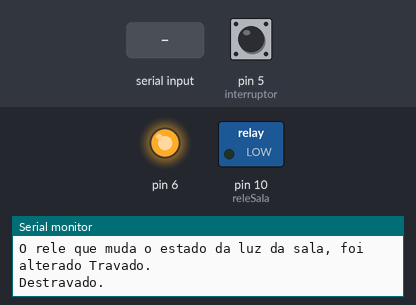
Bench run of a sketch on a simulated Arduino Uno, built with avr-gcc and run on an emulated ATmega328P. Shown: switched loads named in the sketch (green lamp = pin HIGH), output pins drawn as LEDs (lit = HIGH), the last lines printed to the serial monitor. The inputs (shaded band) are chosen by the test bench; at power-on: pin 5 (interruptor) LOW.

Above: at 1.2 s.
1.3 s: "d" received over Serial
At 1.7 s:
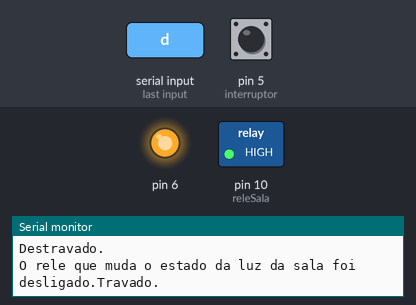
4.3 s: pin 5 (interruptor) pulled HIGH for 3.2 s
At 4.9 s:
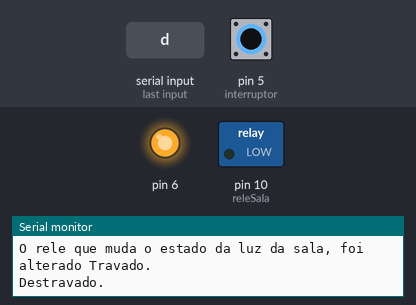
9.1 s: pin 5 (interruptor) pulled HIGH for 0.15 s
At 10.3 s:
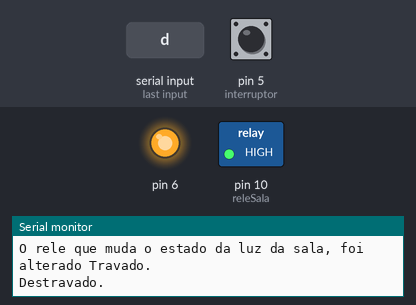
Timing chart, 0 to 12.1 s (numbered marks = the images above; inputs shaded):
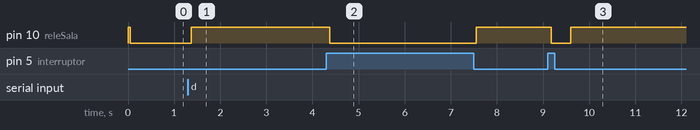

The sketch:

sala.ino
```cpp
//::::::::::::::::::::::::::::::::::::::::::::::::::::::::::::::::::::::::::::::::::
#include <SPI.h>
#include <Mirf.h>
#include <nRF24L01.h>
#include <MirfHardwareSpiDriver.h>
/////////////////////////////////////////////////////////////////
const int dadosAlteraQuarto = 1;
const int dadosAlteraSala = 2;
const int dadosLigaSala = 3;
const int dadosDesligaSala = 4;
const int dadosLigaQuarto = 5;
const int dadosDesligaQuarto = 6;
const int dadosAlteraTodos = 9;
const int dadosTodosLigados = 7;
const int dadosTodosDesligados = 8;
int quarto;
int sala;
int todos;
int serial;
/////////////////////////////////////////////////////////////////
int Dados[3];
//::::::::::::::::::::::::::::::::::::::::::::::::::::::::::::::::::::::::::::::::::
const byte releSala = 10;
const byte interruptor = 5;
unsigned long memoriaM;
const int atraso = 400;
byte trava;
byte saidaReleSala;
byte saidaReleQuintal;
byte estadoInterruptor;
byte contadorTrava;
//::::::::::::::::::::::::::::::::::::::::::::::::::::::::::::::::::::::::::::::::::
void setup() {
  //////////////////
  //   sck = 13   //
  //   miso = 12  //
  //   mosi = 11  //
  //   ce = 8     //
  //   csn = 7    //
  //////////////////
  pinMode(interruptor, INPUT);
  pinMode(releSala, OUTPUT);
  pinMode(6, OUTPUT);
  digitalWrite(6, 1);
  digitalWrite(releSala, 1);
  //::::::::::::::::::::::::::::::::::::::::::::::::::::::::::::::::::::::::::::::::::
  Serial.begin(9600);
  Serial.println("Vamos la...");
  Serial.println("");
  //::::::::::::::::::::::::::::::::::::::::::::::::::::::::::::::::::::::::::::::::::
  Mirf.cePin = 8;
  Mirf.csnPin = 7;
  Mirf.spi = &MirfHardwareSpi;
  Mirf.init();
  Mirf.setRADDR((byte *)"dados");
  Mirf.setTADDR((byte *)"dados");
  Mirf.payload = sizeof(Dados);
  Mirf.channel = 0;
  Mirf.config();
}
//::::::::::::::::::::::::::::::::::::::::::::::::::::::::::::::::::::::::::::::::::
void loop() {
  //.................................................................................
  serial = Serial.read();
  saidaReleSala = digitalRead(releSala);
  estadoInterruptor = digitalRead(interruptor);
  //RF.............................................................
  Mirf.getData((byte *) &Dados);
  delay(50);
  quarto = Dados[0];
  sala = Dados[1];
  todos = Dados[2];
  //Trava............................................................
  if (memoriaM > millis() ) {
  }
  else {
    if (contadorTrava == 1) {
      contadorTrava = 0;
      Serial.println("Destravado.");
      Serial.println("");
    }
    //.................................................................................
    while (contadorTrava == 1) {
      contadorTrava = 0;
      Serial.println("Destravado.");
      Serial.println("");
    }
    if ((estadoInterruptor == 1) && (trava == 1)) {
      trava = 0;
      Serial.println("Interruptor alterado.");
      alteraSala();
      travar();
    }
    else if ((estadoInterruptor == 0) && (trava == 0)) {
      trava = 1;
      Serial.println("Interruptor alterado.");
      alteraSala();
      travar();
    }
    //Todos.................................................................................
    if (todos == dadosAlteraTodos) {
      alteraTodos();
      travar();
    }
    else if (todos == dadosTodosLigados) {
       ligaTodos();
      travar();
    }
    else if (todos == dadosTodosDesligados) {
      desligaTodos();
      travar();
    }
    //Sala.................................................................................
    if (sala == dadosAlteraSala) {
      alteraSala();
      travar();
    }
    else if (sala == dadosLigaSala) {
      ligaSala();
      travar();
    }
    else if (sala == dadosDesligaSala) {
      desligaSala();
      travar();
    }
    //Quarto.................................................................................
    if (quarto == dadosAlteraQuarto) {
      alteraQuarto();
      travar();
    }
    else if (quarto == dadosLigaQuarto) {
      ligaQuarto();
      travar();
    }
    else if (quarto == dadosDesligaQuarto) {
      desligaQuarto();
      travar();
    }
    //USB.................................................................................
    if (serial == 'a') {
      ligaQuarto();
      travar();
    }
    else if (serial == 'b') {
      desligaQuarto();
      travar();
    }
    else if (serial == 'c') {
      ligaSala();
      travar();
    }
    else if (serial == 'd') {
      desligaSala();
      travar();
    }
  }
}
//::::::::::::::::::::::::::::::::::::::::::::::::::::::::::::::::::::::::::::::::::
void alteraTodos() {
  alteraSala();
  Dados[2] = dadosAlteraTodos;
  enviaDados();
  Serial.println("Todos os reles mudaram de estado.");
}
void ligaTodos() {
  ligaSala();
  Dados[2] = dadosTodosLigados;
  enviaDados();
  Serial.println("Todos os reles mudaram de estado para ligado.");
}
void desligaTodos() {
  desligaSala();
  Dados[2] = dadosTodosDesligados;
  enviaDados();
  Serial.println("Todos os reles mudaram de estado para desligado.");
}
//.................................................................................
void alteraQuarto() {
  Dados[0] = dadosAlteraQuarto;
  enviaDados();
  Serial.println("O rele que muda o estado da luz da quarto, foi alterado.");
}
void ligaQuarto() {
  Dados[0] = dadosLigaQuarto;
  enviaDados();
  Serial.println("O rele que muda o estado da luz da quarto foi ligado.");
}
void desligaQuarto() {
  Dados[0] = dadosDesligaQuarto;
  enviaDados();
  Serial.println("O rele que muda o estado da luz da quarto foi desligado.");
}
//.................................................................................
void alteraSala() {
  digitalWrite(releSala, !saidaReleSala);
  Serial.print("O rele que muda o estado da luz da sala, foi alterado ");
}
void ligaSala() {
  digitalWrite(releSala, LOW);
  Serial.print("O rele que muda o estado da luz da sala foi ligado.");
}
void desligaSala() {
  digitalWrite(releSala, HIGH);
  Serial.print("O rele que muda o estado da luz da sala foi desligado.");
}
//.................................................................................
void enviaDados() {
  Mirf.send((byte *) &Dados);
  while (Mirf.isSending()) {
    delay(10);
  }
  Serial.println("Enviado.");
}
//.................................................................................
void travar() {
  contadorTrava = 1;
  memoriaM = millis() + atraso;
  Serial.println("Travado.");
  sala = 0;
  quarto = 0;
  todos = 0;
}
//.................................................................................
```

Measured:
- after the input at 1.3 s, pin 10 (releSala): LOW → HIGH after 0.07 s
- after the input at 4.3 s, pin 10 (releSala): HIGH → LOW after 0.08 s, → HIGH 3.2 s later
- after the input at 9.1 s, pin 10 (releSala): HIGH → LOW after 0.08 s, → HIGH 0.42 s later
